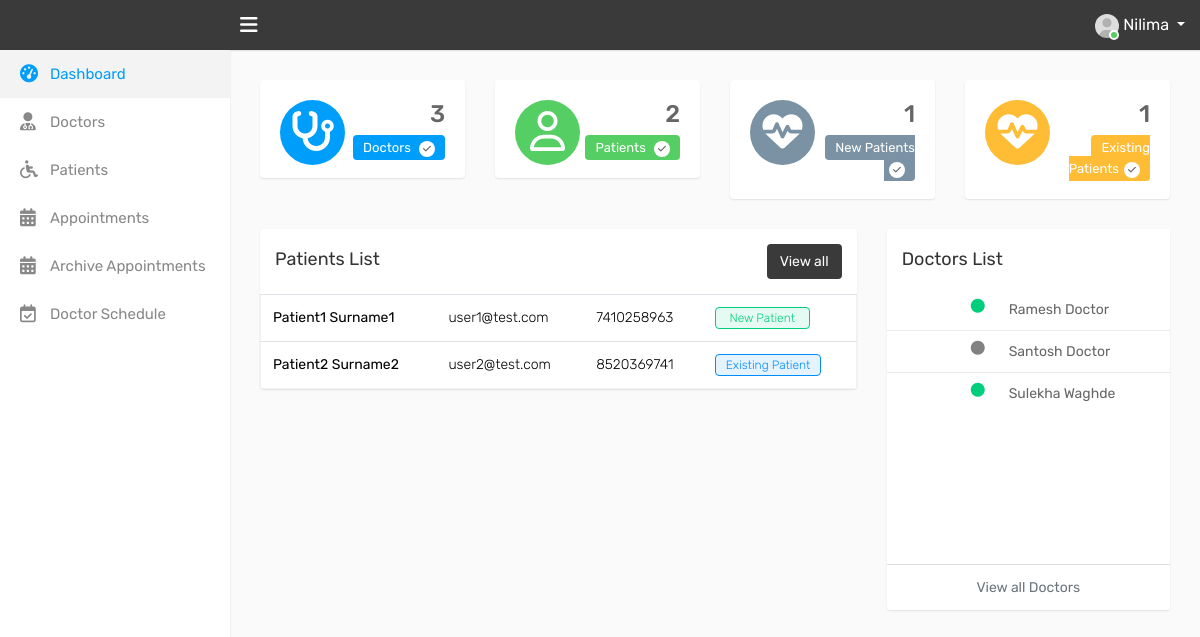
The page /reception/ (signed in) on the database its author committed.
### admin_doc/models.py (models this page shows, shortened)
class UserAccount(AbstractBaseUser, PermissionsMixin):
    email = models.EmailField(max_length=255, unique=True)
    firstname = models.CharField(max_length=255)
    lastname= models.CharField(max_length=255,null=True)
    is_active = models.BooleanField(default=True)
    status = models.CharField(max_length=1,choices=STATUS_CHOICES,null=True,blank=True)
    is_staff = models.BooleanField(default=False)
    is_superuser =  models.BooleanField(default=False)
    is_as_doc = models.BooleanField(default=False)
    is_admin_doc = models.BooleanField(default=False)
    user_id = models.CharField(max_length=10)
    dob = models.DateField(auto_now=False, auto_now_add=False,null=True);
    gender = models.CharField(max_length=1,choices=GENDER_CHOICES,null=True)
    primary_contact = models.CharField(max_length=10,validators=[MinLengthValidator(10)],null=True)
    alternate_contact = models.CharField(null=True,blank=True,max_length=10,validators=[MinLengthValidator(10)])
    date_joined = models.DateField(auto_now_add=True)
    address = models.TextField(blank=True,null=True)
    patient_type = models.CharField(max_length=1,choices=PATIENT_CHOICES,null=True,blank=True)
    objects = UserAccountManager()
    USERNAME_FIELD = 'email'
    REQUIRED_FIELDS = ['firstname','lastname']

### reception/views.py (the view)
# urls.py: path("",views.index,name="index"),
def index(request):
	if request.user.is_authenticated and request.user.groups.filter(name="Receptionist").exists():
		return render(request,"reception/dashboard.html",{
			"doctor_list":User.objects.filter(is_as_doc=True),
			"patient_list":User.objects.filter(is_as_doc=False,is_admin_doc=False),
			"new_patient_count":len(User.objects.filter(is_as_doc=False,is_admin_doc=False,patient_type='N')),
			"existing_patient_count":len(User.objects.filter(is_as_doc=False,is_admin_doc=False,patient_type='E'))
		})
	else:
		if request.user.is_authenticated:
			logout(request)
		return render(request,"reception/index.html")

### templates/reception/dashboard.html (shortened to what this page needs)
{% extends 'reception_base.html' %}
{% load static %}
{% block content %}
        <div class="page-wrapper">
            <div class="content">
                <div class="row">
                    <div class="col-md-6 col-sm-6 col-lg-6 col-xl-3">
                        <div class="dash-widget">
							<span class="dash-widget-bg1"><i class="fa fa-stethoscope" aria-hidden="true"></i></span>
							<div class="dash-widget-info text-right">
								<h3>{{doctor_list | length}}</h3>
								<span class="widget-title1">Doctors <i class="fa fa-check" aria-hidden="true"></i></span>
							</div>
                        </div>
                    </div>
                    <div class="col-md-6 col-sm-6 col-lg-6 col-xl-3">
                        <div class="dash-widget">
                            <span class="dash-widget-bg2"><i class="fa fa-user-o"></i></span>
                            <div class="dash-widget-info text-right">
                                <h3>{{patient_list | length}}</h3>
                                <span class="widget-title2">Patients <i class="fa fa-check" aria-hidden="true"></i></span>
                            </div>
                        </div>
                    </div>
                    <div class="col-md-6 col-sm-6 col-lg-6 col-xl-3">
                        <div class="dash-widget">
                            <span class="dash-widget-bg3"><i class="fa fa-heartbeat" aria-hidden="true"></i></span>
                            <div class="dash-widget-info text-right">
                                <h3>{{new_patient_count}}</h3>
                                <span class="widget-title3">New Patients <i class="fa fa-check" aria-hidden="true"></i></span>
                            </div>
                        </div>
                    </div>
                    <div class="col-md-6 col-sm-6 col-lg-6 col-xl-3">
                        <div class="dash-widget">
                            <span class="dash-widget-bg4"><i class="fa fa-heartbeat" aria-hidden="true"></i></span>
                            <div class="dash-widget-info text-right">
                                <h3>{{existing_patient_count}}</h3>
                                <span class="widget-title4">Existing Patients<i class="fa fa-check" aria-hidden="true"></i></span>
                            </div>
                        </div>
                    </div>
                </div>
				<div class="row">
                       <div class="col-12 col-md-6 col-lg-8 col-xl-8">
						<div class="card">
							<div class="card-header">
								<h4 class="card-title d-inline-block">Patients List </h4> <a href="{% url 'reception:show_patients' %}" class="btn btn-primary float-right">View all</a>
							</div>
							<div class="card-block">
								<div class="table-responsive">
									<table class="table mb-0 new-patient-table">
										<tbody>
                                            {% for patient in patient_list %}
											<tr>
												<td>
													<h2>{{patient.firstname}} {{patient.lastname}} </h2>
												</td>
												<td>{{patient.email}}</td>
												<td>{{patient.primary_contact}}</td>
                                                {% if patient.patient_type == 'N' %}
                                                <td><span class="custom-badge status-green">New Patient</span></td>
                                                {% else %}
                                                <td><span class="custom-badge status-blue">Existing Patient</span></td>
                                                {% endif %}
											</tr>
                                            {% endfor %}
										</tbody>
									</table>
								</div>
							</div>
						</div>
					</div>
					  <div class="col-12 col-md-6 col-lg-4 col-xl-4">
                        <div class="card member-panel">
							<div class="card-header bg-white">
								<h4 class="card-title mb-0">Doctors List</h4>
							</div>
                            <div class="card-body">
                                <ul class="contact-list">
                                    {% for doctor in doctor_list %}
                                    <li>
                                        <div class="contact-cont">
                                            <div class="contact-info">
                                                {% if doctor.status == 'A' %}
                                                <i class="fa-solid fa-circle mx-4" style="color: #00ce7c;"></i>
                                                {% elif doctor.status == 'W' %}
                                                <i class="fa-solid fa-circle mx-4" style="color: #818181;"></i>
                                                {% else %}
                                                <i class="fa-solid fa-circle mx-4" style="color: #ff9b01;"></i>
                                                {% endif %}
                                                <span class="contact-name text-ellipsis">{{doctor.firstname}} {{doctor.lastname}}</span>
                                            </div>
                                        </div>
                                    </li>
                                    {% endfor %}
                                </ul>
                            </div>
                            <div class="card-footer text-center bg-white">
                                <a href="{% url 'reception:show_doctors' %}" class="text-muted">View all Doctors</a>
                            </div>
                        </div>
                    </div>
				</div>
            </div>
        </div>
{% endblock %}

### templates/reception_base.html
{% include 'reception header.html' %}
{% block content %}
{% endblock %}
{% include 'reception footer.html' %}

### templates/reception header.html (shortened to what this page needs)
{% load static %}
<!DOCTYPE html>
<html lang="en">
<head>
    <link rel="stylesheet" type="text/css" href="{% static 'assets/css/receptionbootstrap.min.css' %}">
    <link rel="stylesheet" type="text/css" href="{% static 'assets/css/font-awesome.min.css' %}">
    <link rel="stylesheet" type="text/css" href="{% static 'assets/css/receptionselect2.min.css' %}">
    <link rel="stylesheet" type="text/css" href="{% static 'assets/css/bootstrap-select.min.css' %}">
    <link rel="stylesheet" type="text/css" href="{% static 'assets/css/receptionbootstrap-datetimepicker.min.css' %}">
    <link rel="stylesheet" type="text/css" href="{% static 'assets/css/receptionstyle.css' %}">
    <link rel="stylesheet" type="text/css" href="{% static 'assets/css/loader.css' %}">
</head>
<body>
    <div class="main-wrapper">
        <div class="header">
			<div class="header-left">
				<a href="{% url 'reception:index' %}" class="logo">
				</a>
			</div>
			<a id="toggle_btn" href="javascript:void(0);"><i class="fa fa-bars"></i></a>
            <ul class="nav user-menu float-right">
                   <li class="nav-item dropdown has-arrow">
                    <a href="#" class="dropdown-toggle nav-link user-link" data-toggle="dropdown">
                        <span class="user-img">
							<img class="rounded-circle" src="{% static 'assets/img/receptionuser.jpg' %}" width="24" alt="Admin">
							<span class="status online"></span>
						</span>
                        {{user.firstname}}
                    </a>
                </li>
            </ul>
        </div>
        <div class="sidebar" id="sidebar">
            <div class="sidebar-inner slimscroll">
                <div id="sidebar-menu" class="sidebar-menu">
                    <ul>
                        {% block dashboard %}
                        <li class="active">
                            <a href="{% url 'reception:index' %}"><i class="fa fa-dashboard"></i> <span>Dashboard</span></a>
                        </li>
                        {% endblock %}
                        {% block doctors %}
						<li>
                            <a href="{% url 'reception:show_doctors' %}"><i class="fa fa-user-md"></i> <span>Doctors</span></a>
                        </li>
                        {% endblock %}
                        {% block patients %}
                        <li>
                            <a href="{% url 'reception:show_patients' %}"><i class="fa fa-wheelchair"></i> <span>Patients</span></a>
                        </li>
                        {% endblock %}
                        {% block appointments %}
                        <li>
                            <a href="{% url 'reception:show_appointments' %}"><i class="fa fa-calendar"></i> <span>Appointments</span></a>
                        </li>
                        {% endblock %}
                        {% block archiveappointments %}
                        <li>
                            <a href="{% url 'reception:show_archive_appointments' %}"><i class="fa fa-calendar"></i> <span>Archive Appointments</span></a>
                        </li>
                        {% endblock %}
                        {% block doctor_schedule %}
                        <li>
                            <a href="{% url 'reception:show_doctor_schedules' %}"><i class="fa fa-calendar-check-o"></i> <span>Doctor Schedule</span></a>
                        </li>
                        {% endblock %}
                    </ul>
                </div>
            </div>
      </div>
</div>

### templates/reception footer.html (shortened to what this page needs)
{% load static %}
</body>
</html>

### templates/reception header.html (style rules this page uses)
.header { background-color: #3a3a3a; left: 0; position: fixed; right: 0; top: 0; z-index: 1039; height: 50px; box-shadow: 0 1px 1px rgba(0, 0, 0, 0.1); }
.btn-primary { border-color: transparent; background-color: #3a3a3a; }

### templates/reception/dashboard.html (style rules this page uses)
.btn-primary { border-color: transparent; background-color: #3a3a3a !important; }
.contact-info { padding: 0 30px 0 50px; display: flex; }

### rows shown on the page
UserAccount: firstname "Nilima"
UserAccount: firstname "Patient1", lastname "Surname1", email "user1@test.com", primary_contact "7410258963", patient_type "New Patient"
UserAccount: firstname "Patient2", lastname "Surname2", email "user2@test.com", primary_contact "8520369741", patient_type "Existing Patient"
UserAccount: status "A" (drawn), firstname "Ramesh", lastname "Doctor"
UserAccount: status "W" (drawn), firstname "Santosh", lastname "Doctor"
UserAccount: status "A" (drawn), firstname "Sulekha", lastname "Waghde"

### other values the page prints
{{ doctor_list | length }} "3"
{{ patient_list | length }} "2"
{{ new_patient_count }} "1"
{{ existing_patient_count }} "1"
